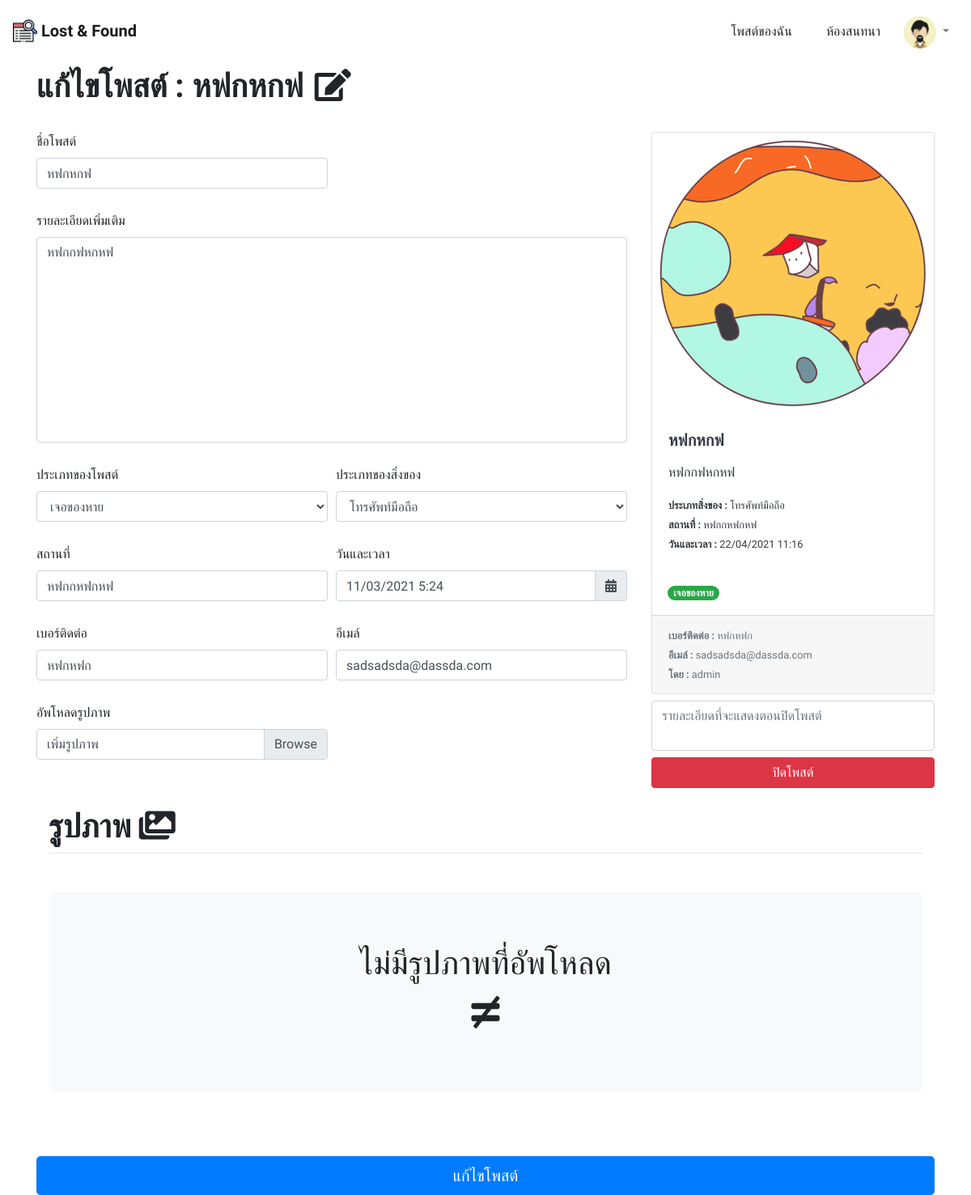
/edit_post/35/ (signed in), run on the app's committed database.
### accounts/models.py (models this page shows, shortened)
class UserProfile(models.Model):
    avatar = models.ImageField(default='accounts/user_default.gif', upload_to='accounts/') # Picture of user
    user = models.OneToOneField(User, on_delete=models.CASCADE) # reference to User Table
    faculty = models.ForeignKey(Faculty, on_delete=models.CASCADE) # reference to Faculty Table

### posts/models.py (models this page shows)
class Post(models.Model):
    is_active = models.BooleanField(default=True)
    TYPE = (
        ('found', 'เจอของหาย'),
        ('lost', 'ตามหาของ'),
    )
    type = models.CharField(choices=TYPE, max_length=255, default='found')
    date_time = models.DateTimeField()
    create_at = models.DateTimeField(auto_now_add=True)
    desc = models.TextField()
    title = models.CharField(max_length=255)
    location = models.CharField(max_length=255)
    contact1 = models.CharField(max_length=255)
    contact2 = models.CharField(max_length=255)
    key = models.CharField(max_length=255, unique=True, null=True, blank=True)
    assetType = models.ForeignKey(AssetType, on_delete=models.CASCADE)
    user = models.ForeignKey(User, on_delete=models.CASCADE, null=True)
    take_information = models.CharField(max_length=255, null=True, blank=True)
    def __str__(self):
        return self.title

class AssetType(models.Model):
    name = models.CharField(max_length=255)
    def __str__(self):
        return self.name

### posts/views.py (the view, shortened to what this page needs)
# urls.py: path('edit_post/<int:post_id>/', EditPostView.as_view(), name='edit_post'),
class EditPostView(View):
    template_name = 'edit_post.html'
    PictureFormSet = formset_factory(PostPictureForm, extra=0)
    def get(self, request, post_id):
        post = Post.objects.get(id=post_id)
        form = PostForm(instance=post)
        if request.user.is_authenticated:
            if request.user != post.user:  # ถ้าล็อกอินและเข้าไปหน้าแก้ไขโพสต์ที่ตัวเองไม่ได้สร้าง
                return redirect('index')
        elif post.key == None:  # ถ้าไม่ได้ล็อกอินและเข้าแก้ไขโพสต์ที่สร้างโดยคนที่ล็อกอิน
            return redirect('index')
        formset = self.PictureFormSet()
        return render(request, self.template_name, {
            'form': form,
            'post': post,
            'pictures': post.postpicture_set.all(),
            'formset': formset,
            'anonymous': True if post.user == None else False,
        })

### posts/templates/edit_post.html (shortened to what this page needs)
{% extends 'base_layout.html' %}
{% load static %}
{% block style %}
    <link rel="stylesheet" href="{% static 'css/tempus.css' %}">
{% endblock %}
{% block content %}
    <form action="{% url 'edit_post' post.id %}" enctype="multipart/form-data" method='POST'>
        <div class='container'>
            <h1 class='mt-2'><b>แก้ไขโพสต์ : {{ post }} <i class="fas fa-edit ml-1"></i></b> </h1>
            <div class='row'>
                <div class="container mt-4">
                    <div class="row">
                        <div class="col-md-8">
                                <div class="form-row">
                                    {% for each_form in form %}
                                        <div class="form-group {% if forloop.counter0 == 1 %} col-md-12 {% else %} col-md-6 {% endif %} mb-4">
                                            <label for="{{ each_form.id_for_label }}"> {{ each_form.label }}</label>
                                            {% if forloop.counter0 == 5 %}
                                                <div class="input-group date" id="datetimepicker" data-target-input="nearest">
                                                    {{ each_form }}
                                                    <div class="input-group-append" data-target="#datetimepicker" data-toggle="datetimepicker">
                                                        <div class="input-group-text"><i class="fas fa-calendar-alt"></i></div>
                                                    </div>
                                                </div>
                                            {% else %}
                                                {{ each_form }}
                                            {% endif %}
                                        </div>
                                    {% endfor %}
                                    <div class="form-group col-md-6">
                                        <label>อัพโหลดรูปภาพ</label>
                                        <div class="custom-file">
                                            <label class="custom-file-label" for="avatar">เพิ่มรูปภาพ</label>
                                        </div>
                                    </div>
                                </div>
                        </div>
                        <div class="col-md-4">
                            <div class="card w-100 text-dark mycard">
                                <div class="wrapper">
                                    {% if post.postpicture_set.all|length == 0 %}
                                        <img class="card-img-top" src="{% static 'images/post_default.gif' %}" id="picture_preview">
                                    {% else %}
                                        <img class="card-img-top" src="{{ post.postpicture_set.all.0.picture.url }}" id='picture_preview'>
                                    {% endif %}
                                </div>
                                <div class="card-body">
                                    <h5 class="card-title">
                                        <b id='title'>{{ post.title|truncatechars:20 }} </b>
                                    </h5>
                                    <p class="card-text">
                                        <p id='desc'>{{ post.desc|truncatechars:15 }}</p>
                                        <p class='m-0'>
                                            <small>
                                                <b>ประเภทสิ่งของ : </b> <span id='assetType'>{{ post.assetType }}</span>
                                            </small>
                                        </p>
                                        <p class='m-0'>
                                            <small>
                                                <b>สถานที่ : </b> <span id='location'> {{ post.location }} </span>
                                            </small>
                                        </p>
                                        <p class='m-0'>
                                            <small>
                                                <b>วันและเวลา : </b> <span id='date_time'> {{ post.date_time|date:"d/m/Y H:i" }} </span>
                                            </small>
                                        </p>
                                    </p>
                                </div>
                                <div class="container mb-3 ml-1">
                                    <p class="card-text">
                                        {% if post.type == 'found' %}
                                            <span class="badge badge-pill badge-success text-light" id='type'>เจอของหาย</span>
                                        {% else %}
                                            <span class="badge badge-pill badge-danger text-light" id='type'>ตามหาของ</span>
                                        {% endif %}
                                    </p>
                                </div>
                                <div class="card-footer">
                                    <small class="text-muted">
                                        <b>เบอร์ติดต่อ : </b> <span id='contact1'> {{ post.contact1 }} </span>
                                        <br>
                                        <b>อีเมล์ : </b> <span id='contact2'> {{ post.contact2 }} </span>
                                        <br>
                                        <b>โดย : </b> {% if post.user %} {{ post.user.username }} {% else %} ผู้ใช้งานทั่วไป {% endif %}
                                    </small>
                                </div>
                            </div>
                            <textarea class='w-100 form-control mt-2' style='resize: none;' id='take_information' placeholder="รายละเอียดที่จะแสดงตอนปิดโพสต์"></textarea>
                            <div id='close_btn' class='btn btn-block btn-danger mt-2'>ปิดโพสต์</div>
                        </div>
                    </div>
                </div>
            </div>
            <div class="container">
                <h1 class="font-weight-bold text-center text-lg-left mt-4 mb-0">รูปภาพ <i class="fas fa-images"></i> </h1>
                <hr class="mt-2 mb-5">
                <div class="jumbotron col-12 text-center bg-light" id='no-upload' {% if pictures|length != 0 %} style="display: none;" {% endif %}>
                    <h1>
                        ไม่มีรูปภาพที่อัพโหลด <br>
                        <i class="fas fa-not-equal mt-3"></i>
                    </h1>
                </div>
            </div>
            <input type="submit" value="แก้ไขโพสต์" class="btn btn-lg btn-block btn-primary my-5">
        </div>
    </form>
{% endblock %}

### templates/base_layout.html (shortened to what this page needs)
{% load static %}
<!DOCTYPE html>
<html lang="en">
<head>
    <link rel="stylesheet" href="{% static 'css/bootstrap.min.css' %}">
    <link rel="stylesheet" href="{% static 'css/style.css' %}">
    <link rel="stylesheet" href="{% static 'css/fontawesome.all.min.css' %}">
    {% block style %}
    {% endblock %}
</head>
<body>
    <nav class="navbar navbar-expand navbar-light" style="height: 75px;">
        <div class="collapse navbar-collapse" id="navbarTogglerDemo01">
            <a class="navbar-brand" href="{% url 'index' %}">
                <img src="{% static 'images/lost&found.png' %}" width="30" height="30" class="d-inline-block align-top"
                    alt="">
                <b>Lost & Found</b>
            </a>
            <ul class="navbar-nav ml-auto {% if request.user.is_authenticated %} mt-4 {% endif %}">
                <li class="nav-item active">
                    <a class="nav-link" href="{% url 'my_posts' %}">
                        <p class='btn m-0 index'>
                            โพสต์ของฉัน
                        </p>
                    </a>
                </li>
                {% if request.user.is_authenticated %}
                    <li class="nav-item active">
                        <a class="nav-link" href="{% url 'chat_index' %}">
                            <p class='btn m-0 index'>
                                ห้องสนทนา
                            </p>
                        </a>
                    </li>
                    <li class="nav-item dropdown">
                        <a class="nav-link dropdown-toggle my-circle" href="#" id="navbarDropdownMenuLink" role="button"
                            data-toggle="dropdown" aria-haspopup="true" aria-expanded="false">
                            <img src="{{ request.user.userprofile.avatar.url }}" class="rounded-circle" style="width: 40px; height: 40px;">
                        </a>
                    </li>
                {% endif %}
            </ul>
        </div>
    </nav>
    {% block content %}
    {% endblock %}
</body>
</html>

### static/css/style.css (style rules this page uses)
* { font-family: 'Kanit', sans-serif; word-wrap: break-word; padding: 0; margin: 0; }
body, html { height: 100%; }
body { animation: fadein .5s; }
.mycard { transition: .2s; }
.wrapper { position: relative; overflow: hidden; }
.wrapper:after { content: ''; display: block; padding-top: 100%; }
.wrapper img { width: auto; height: 100%; max-width: none; position: absolute; left: 50%; top: 0; transform: translateX(-50%); }
.my-circle { position: relative; width: 75px; height: 75px; overflow: hidden; }
.my-circle img { width: 100%; height: 100%; object-fit: cover; }

### static/css/tempus.css (style rules this page uses)
.input-group [data-toggle="datetimepicker"] { cursor: pointer; }

### data on the page
Post: title "หฟกหกฟ", form "หฟกหกฟ" "หฟกกฟหกหฟ" "เจอของหาย" "โทรศัพท์มือถือ" "หฟกกหฟกหฟ" "หฟกหฟก" "sadsadsda@dassda.com", form "11/03/2021 5:24", desc "หฟกกฟหกหฟ", assetType "โทรศัพท์มือถือ", location "หฟกกหฟกหฟ", date_time "22/04/2021 11:16", contact1 "หฟกหฟก", contact2 "sadsadsda@dassda.com", user.username "admin"

### other printed values
{{ each_form.label }} "ชื่อโพสต์" "รายละเอียดเพิ่มเติม" "ประเภทของโพสต์" "ประเภทของสิ่งของ" "สถานที่" "วันและเวลา" "เบอร์ติดต่อ" "อีเมล์"
